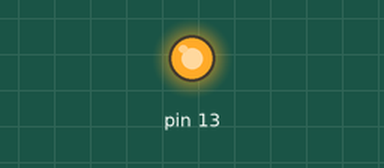
Bench run of a sketch on a simulated Arduino Uno, built with avr-gcc and run on an emulated ATmega328P. Shown: output pins drawn as LEDs (lit = HIGH).

Above: at 0.02 s.
At 4.1 s:
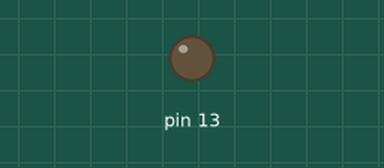
Timing chart, 0 to 10.6 s (numbered marks = the images above):
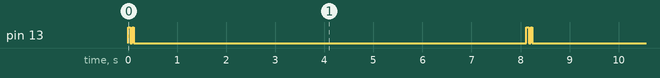

The sketch:

Beeper.ino
```cpp
void setup() {
  pinMode(13, OUTPUT);
}

void loop() {
  digitalWrite(13, HIGH);
  delay(50);
  digitalWrite(13, LOW);
  delay(40);
  digitalWrite(13, HIGH);
  delay(30);
  digitalWrite(13, LOW);
  delay(8000);
}
```

Measured:
- by itself, pin 13: repeats every 8.1 s: LOW 0.04 s, HIGH 0.03 s, LOW 8.0 s, HIGH 0.05 s
